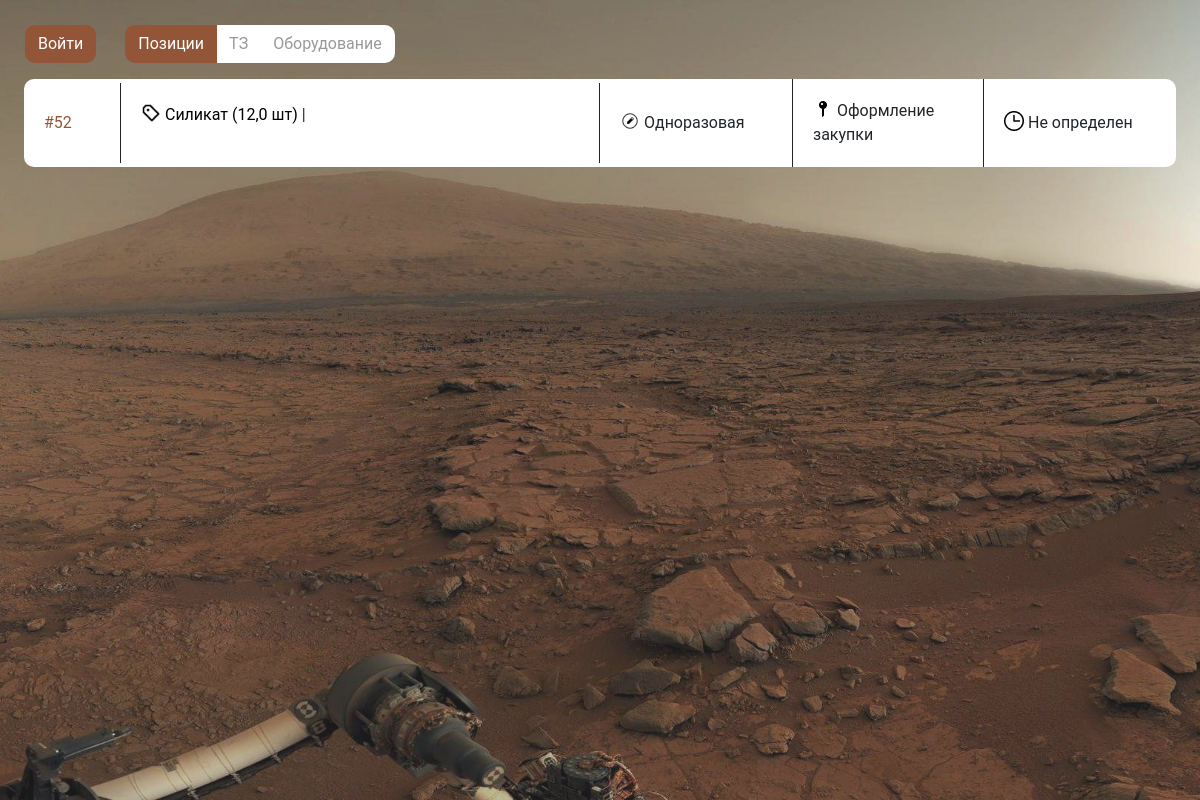
/mrp/qwertyuiopasdfgh/, run on the app's committed database.
### mrp/models.py (models this page shows, shortened)
class Application(models.Model):
    payment_forms = (
        ('Постоплата', 'Постоплата'),
        ('30/70', '30/70'),
    )
    class Meta:
        db_table = "Applications"
        verbose_name = "Заявка"
        verbose_name_plural = "Заявки"
    purchase_topic = models.ForeignKey(verbose_name="Тема закупки", to="Purchase_topic", on_delete=models.PROTECT)
    creator = models.ForeignKey(verbose_name="Создатель", to=User, on_delete=models.PROTECT, null=True)
    status = models.ForeignKey(verbose_name="Статус", to="Status", on_delete=models.PROTECT)
    payment_form = models.CharField(verbose_name="Оплата", choices=payment_forms, max_length=100)
    positions = models.ManyToManyField("PositionInApplication", blank=True, verbose_name="Позиции")
    provider = models.ForeignKey(to="Provider", verbose_name="Поставщик", on_delete=models.PROTECT)
    deadline = models.DateField(verbose_name="Срок поставки", blank=True, null=True)
    def __str__(self) -> str:
        return f'{self.provider.name} {self.purchase_topic}'

class PositionInApplication(models.Model):
    class Meta:
        db_table = "PositionsInApplication"
        verbose_name = "Позиция в заявке"
        verbose_name_plural = "Позиции в заявке"
    position = models.ForeignKey(to="Position", verbose_name="Позиция", on_delete=models.PROTECT)
    quantity = models.FloatField(verbose_name="Количество")
    units = models.ForeignKey(verbose_name="Единица измерения", to="Unit", on_delete=models.PROTECT)
    link = models.CharField(verbose_name="Ссылка", max_length=1000)

class Position(models.Model):
    class Meta:
        db_table = "Positions"
        verbose_name = "Позиция"
        verbose_name_plural = "Позиции"
    title = models.CharField(verbose_name="Название", max_length=300)
    quantity = models.FloatField(verbose_name="Количество")
    units = models.ForeignKey(verbose_name="Единица измерения", to="Unit", on_delete=models.PROTECT)
    link = models.ManyToManyField("Link", blank=True, verbose_name="Сслыки")
    min_quantity = models.FloatField(verbose_name="Минимальное количество", blank=True, null=True)
    is_done = models.BooleanField(verbose_name="Закуплена")

class Unit(models.Model):
    class Meta:
        db_table = "Units"
        verbose_name = "Единица измерений"
        verbose_name_plural = "Единицы измерений"
    title = models.CharField(verbose_name="Название", max_length=300)
    def __str__(self) -> str:
        return self.title

class Purchase_topic(models.Model):
    class Meta:
        db_table = "Purchase topics"
        verbose_name = "Тема закупок"
        verbose_name_plural = "Темы закупок"
    title = models.CharField(verbose_name="Название", max_length=300)
    stage = models.IntegerField(verbose_name="Этап", blank=True)
    def __str__(self):
        return self.title

class Status(models.Model):
    class Meta:
        db_table = "Statuses"
        verbose_name = "Статус"
        verbose_name_plural = "Статусы"
    title = models.CharField(verbose_name="Название", max_length=300)
    def __str__(self) -> str:
        return self.title

### mrp/views.py (the view, shortened to what this page needs)
def purchase(request):
    print(request.path)
    link_name = 'purchase'
    if request.path == '/mrp/purchase/':
        add_link_name = "add_application"
        print(link_name)
        user_info = {
            "AddLab": request.user.groups.filter(name='AddLab').exists() if request.user.is_authenticated else False,
            "CaramLab": request.user.groups.filter(name='Ceramist').exists() if request.user.is_authenticated else False,
            "PurS": request.user.groups.filter(name='purchasing_specialist').exists() if request.user.is_authenticated else False,
        }
        '''
        Функция отображения заявок на закупки
        По GET-запросу передается какой тип заявок отображать (по позициям (appl), по ТЗ (technical_specification), по оборудованию (equipment))
        '''
        types = request.GET.get("type", "appl")
        topics = Purchase_topic.objects.all()
        statuses = Status.objects.all()
        if types == "appl":
            applications = Application.objects.all().order_by("-id")
            units = Unit.objects.all()
            obj_for_add = Position.objects.all()
            units_by_obj = {}
            for i in obj_for_add:
                units_by_obj[i.title] = i.units
        nav_state = {"projects": "",
                    "hant": "",
                    "calendar": "",
                    "employees": "",
                    "warehouse": "",
                    "purchase":  "active"
                    }
        if types == "appl":
            data = {
                "nav": nav_state,
                "appl": applications,
                "units": units,
                "status": statuses,
                "objects": obj_for_add,
                "topics": topics,
                "user_info": user_info,
                "units_by_obj": units_by_obj,
                "link_name": link_name,
                "add_link_name": add_link_name
            }
            return render(request, "purchase.html", data)
        elif types == "equipment":
            applications = EquipmentApplication.objects.all().order_by("-id")
            equipment = Equipment.objects.all()
            data = {
                "nav": nav_state,
                "appl": applications,
                "objects": equipment,
                "status": statuses,
                "topics": topics,
                "user_info": user_info,
                "link_name": link_name,
                "add_link_name": add_link_name,
            }
            return render(request, "purchase_e.html", data)
        else:
            applications = ApplicationTechnicalSpecification.objects.all().order_by("-id")
            data = {
                "nav": nav_state,
                "appl": applications,
                "status": statuses,
                "topics": topics,
                "user_info": user_info,
                "link_name": link_name,
                "add_link_name": add_link_name
            }
            return render(request, "purchase_t.html", data)
    else:
        user_info = {
            "AddLab": request.user.groups.filter(name='AddLab').exists() if request.user.is_authenticated else False,
            "CaramLab": request.user.groups.filter(name='Ceramist').exists() if request.user.is_authenticated else False,
            "PurS": request.user.groups.filter(name='purchasing_specialist').exists() if request.user.is_authenticated else False,
        }
        '''
        Функция отображения заявок на закупки
        По GET-запросу передается какой тип заявок отображать (по позициям (appl), по ТЗ (technical_specification), по оборудованию (equipment))
        '''
        types = request.GET.get("type", "appl")
        statuses = Status.objects.all()
        link_name = str(request.path).replace('/mrp/', "").replace('/', '').strip()
        print(link_name)
        gen_paths = Path.objects.get(path=link_name)
        if types == "appl":
            applications = []
            can_add = False
            if gen_paths.is_used and gen_paths.purchase_type == 1:
                applications = Application.objects.get(id=gen_paths.purchase_id)
                print(applications)
            elif not gen_paths.is_used:
                can_add = True
            units = Unit.objects.all()
            data = {
                "a": applications,
                "units": units,
                "status": statuses,
                "user_info": user_info,
                "can_add": can_add,
                "link_name": link_name,
                "add_link_name": f"add_application__{link_name}"
            }
            return render(request, "purchase.html", data)

### mrp/models.py (called while the page is built)
    def __str__(self) -> str:
        return self.name

### templates/purchase.html (shortened to what this page needs)
{% extends "base.html" %}{% load static %}
{% block auth_content %}
<div class="btn-group mt-4" role="group" aria-label="Basic example">
  <a href="{% url link_name %}" class="btn btn-custom active">Позиции</a>
  <a href="{% url link_name %}?type=technical_specification" class="btn btn-custom">ТЗ</a>
  <a href="{% url link_name %}?type=equipment" class="btn btn-custom">Оборудование</a>
</div>
<br>
{% if a %}
<div class="card mt-3 mr-4 ml-4" style="max-width: 100%; width: auto">
  <div class="row no-gutters d-flex align-items-center" style="width: 100%">
    <div class="col-md-1" style="color: #925537">
      <div class="card-body">
        <a class="card-text" {% if user_info.PurS %} data-toggle="collapse"  href="#collapseInf{{a.id}}" role="button" aria-expanded="false" aria-controls="collapseExample" {% endif %} style="color: #925537">#{{a.id}}</a>
      </div>
    </div>
    <div
      class="col-md-5"
      style="border-right: 1px solid; border-left: 1px solid"
    >
      <div class="card-body" style="">
        <p class="card-text"><img src="{% static "img/bx_purchase-tag-alt.png" %}"
          width="20" height="20" alt="Оплата:">
          {% for p in a.positions.all %} <a href="{{p.link}}">{{p.position.title}} ({{p.quantity}} {{p.units}})</a> | {% endfor %}
        </p>
      </div>
    </div>
    <div class="col-md-2">
      <div class="card-body">
        <p class="card-text"><img src="{% static "img/material-symbols-light_draft-orders.png" %}"
          width="20" height="20" alt="Тема:"> {{a.purchase_topic.title}}</p>
      </div>
    </div>
    <div
      class="col-md-2"
      style="border-right: 1px solid; border-left: 1px solid"
    >
      <div class="card-body">
        <p class="card-text {% if a.status.id == 6 %} zq {% endif %}"><img src="{% static "img/dashicons_post-status.png" %}"
          width="20" height="20" alt="Статус:"> {{a.status}}</p>
      </div>
    </div>
    <div class="col-md-2">
      <div class="card-body">
        <p class="card-text">
          <img src="{% static "img/Vector.png" %}"
          width="20" height="20" alt="Примерная дата поставки:"> {% if a.deadline %}{{a.deadline | date:"d.m.Y"}} {% else %}Не
          определен{% endif %}
        </p>
      </div>
    </div>
  </div>
</div>
{% endif %}
{% endblock auth_content %}

### add_crm/static/css/main.css (style rules this page uses)
* { box-sizing: border-box; font-family: 'Roboto', sans-serif; list-style: none; margin: 0; outline: none; padding: 0; }
body { margin: 0; padding: 0; overflow-y: scroll; }
a { color: #000000; }
.btn-custom { border-radius: 10px; }
.btn-custom.active { background-color: #925537; color: white; }
.btn-custom:not(.active) { background-color: white; color: #50505095; }
.btn-group { margin-left: 25px; margin-top: 25px; }
.card { position: relative; width: 100%; max-width: 360px; display: flex; padding: 0 0 0 0; flex-direction: column; align-items: center; border-radius: 10px !important; border: 0 !important; background: #FFF; align-self: stretch; margin-right: 50px; }
:root { --white: #fff; --divider: lightgrey; --body: #f5f7f8; }

### data on the page
Application: id "52", purchase_topic "Одноразовая", status "Оформление закупки"
PositionInApplication: position "Силикат", quantity "12,0", units "шт"
